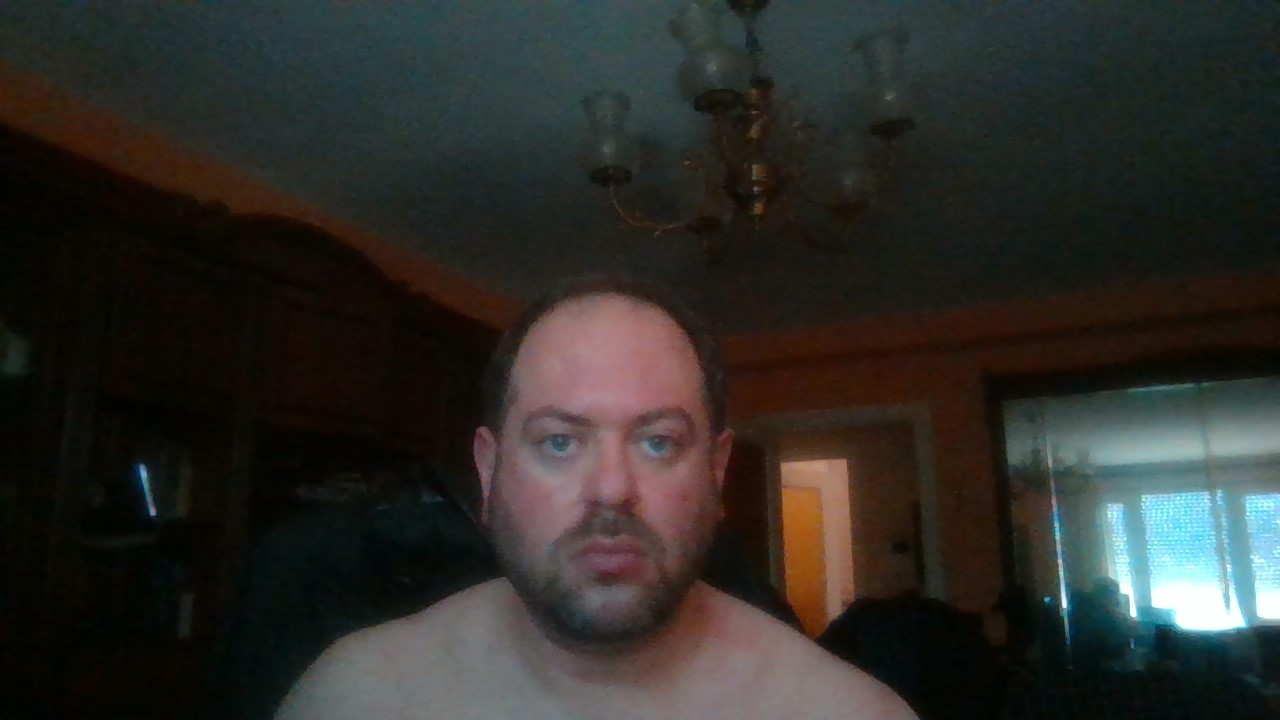
#> input picture dataset/Manu Bravo/mb1.jpg, 1280 x 720 px; its folder holds only this picture in this run
$ python entrenador.py
#> lines starting #> are read from the running program, lines starting #| are printed output that depends on the picture
import cv2
import os
import numpy as np

def get_images_and_labels(dataset_path):
#> called with dataset_path = 'dataset'
    faces = []
    labels = []
    label_map = {}  # nombre_persona -> id

    current_label = 0

    for person_name in os.listdir(dataset_path):
        person_folder = os.path.join(dataset_path, person_name)
        if not os.path.isdir(person_folder):
            continue
        label_map[current_label] = person_name

        for image_name in os.listdir(person_folder):
            image_path = os.path.join(person_folder, image_name)
            img = cv2.imread(image_path, cv2.IMREAD_GRAYSCALE)
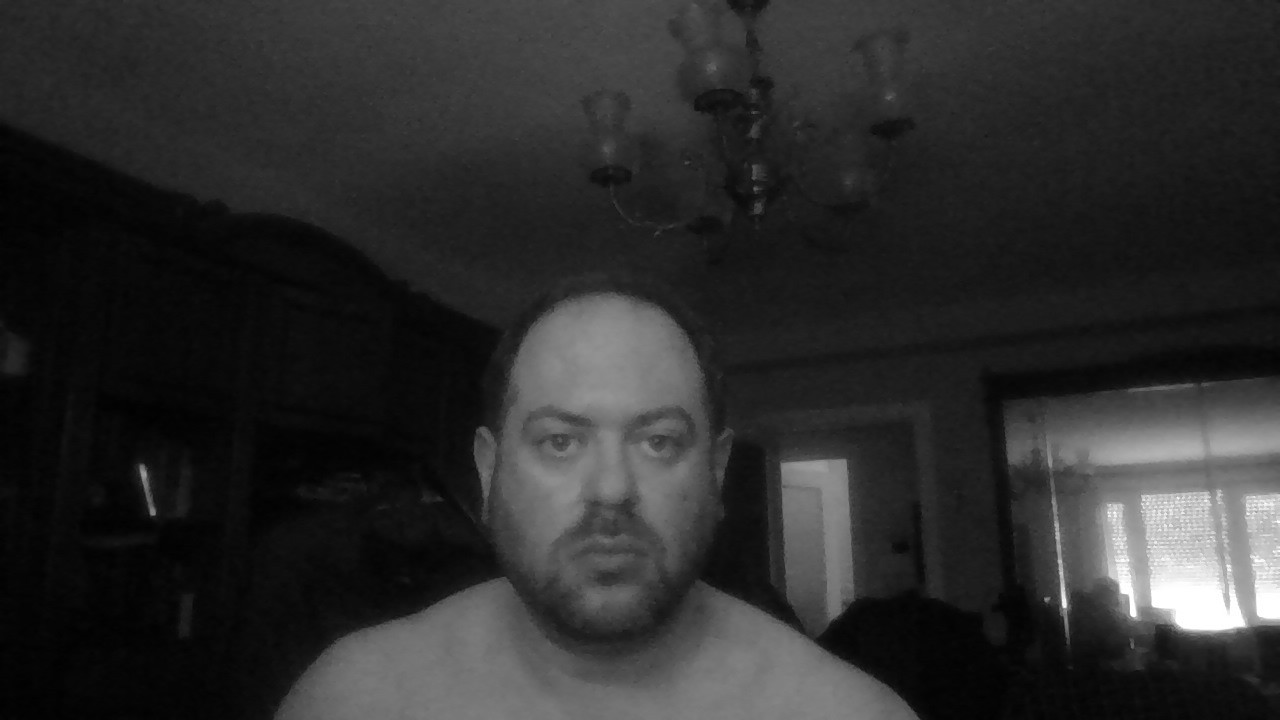
#> img: shape (720, 1280); min 1, max 255, mean 44.5
            if img is None:
                continue

            faces.append(img)
            labels.append(current_label)

        current_label += 1

    return faces, labels, label_map

dataset_path = 'dataset'  # Cambia por tu ruta

faces, labels, label_map = get_images_and_labels(dataset_path)
#> faces = 1 item; labels = [0]; label_map = {0: 'Manu Bravo'}

# Crear reconocedor LBPH
recognizer = cv2.face.LBPHFaceRecognizer_create()

print("[INFO] Entrenando modelo...")
recognizer.train(faces, np.array(labels))
print("[INFO] Entrenamiento finalizado.")

# Guardar modelo para usar después
recognizer.save("modelo_lbph.yml")

# Guardar mapping para etiquetas
import pickle
with open("label_map.pkl", "wb") as f:
    pickle.dump(label_map, f)

$ run again, on dataset/Manu Bravo/mb2.jpg
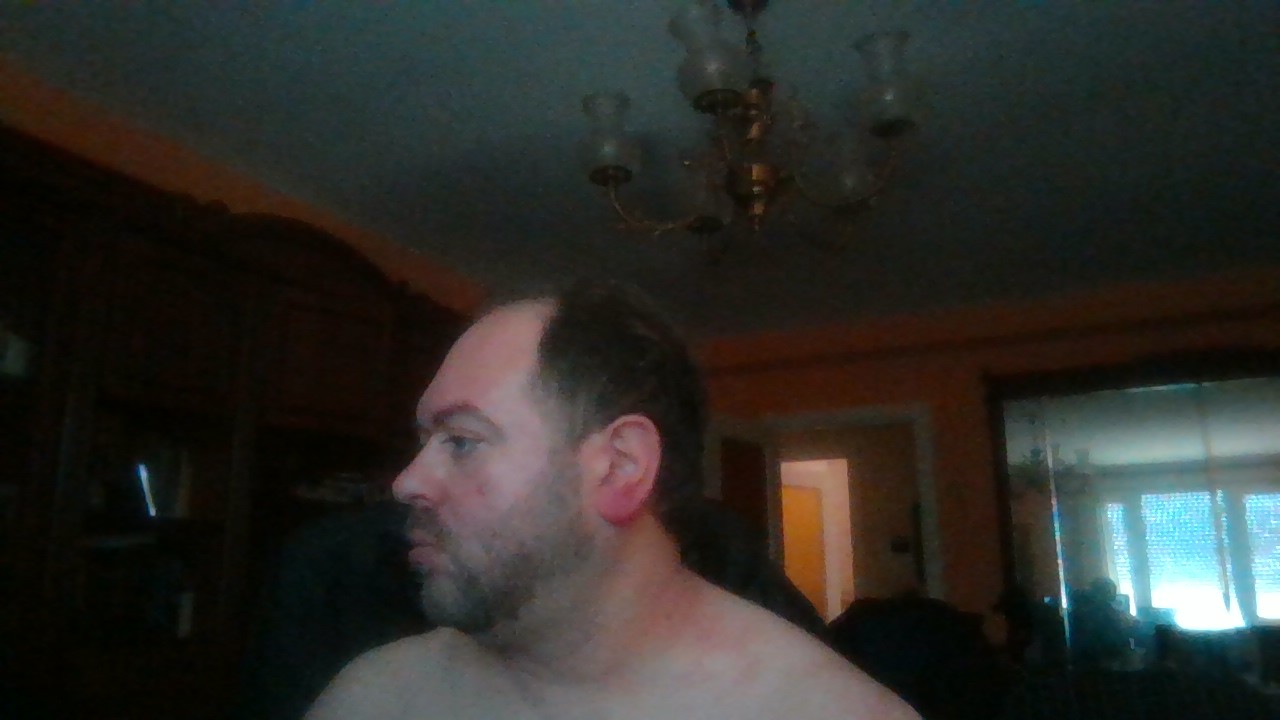
#> input picture dataset/Manu Bravo/mb2.jpg, 1280 x 720 px
#> in get_images_and_labels, `img = cv2.imread(image_path, cv2.IMREAD_GRAYSCALE)`:
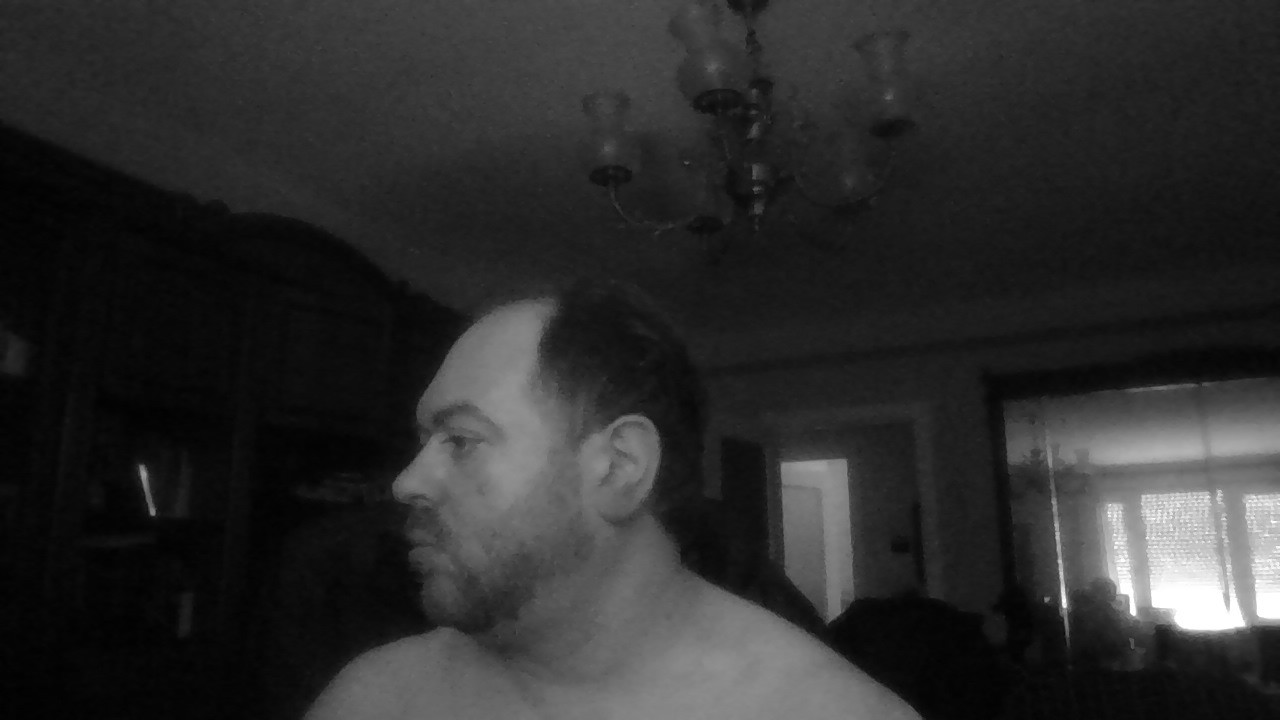
#> img: shape (720, 1280); min 1, max 255, mean 44.5
#> faces = 1 item; labels = [0]; label_map = {0: 'Manu Bravo'}
